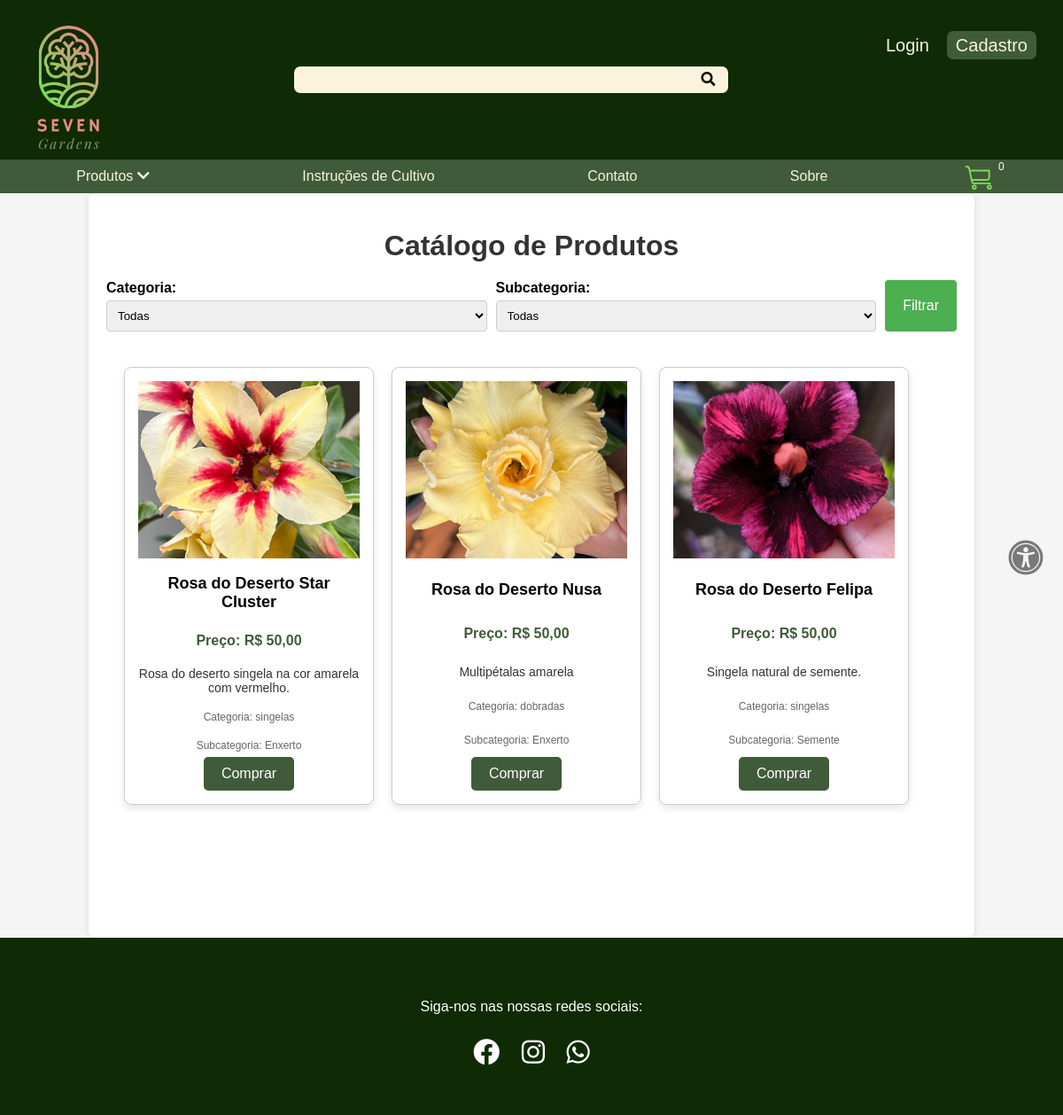
The app's page /Front-end/html/catalogo.php, older data.
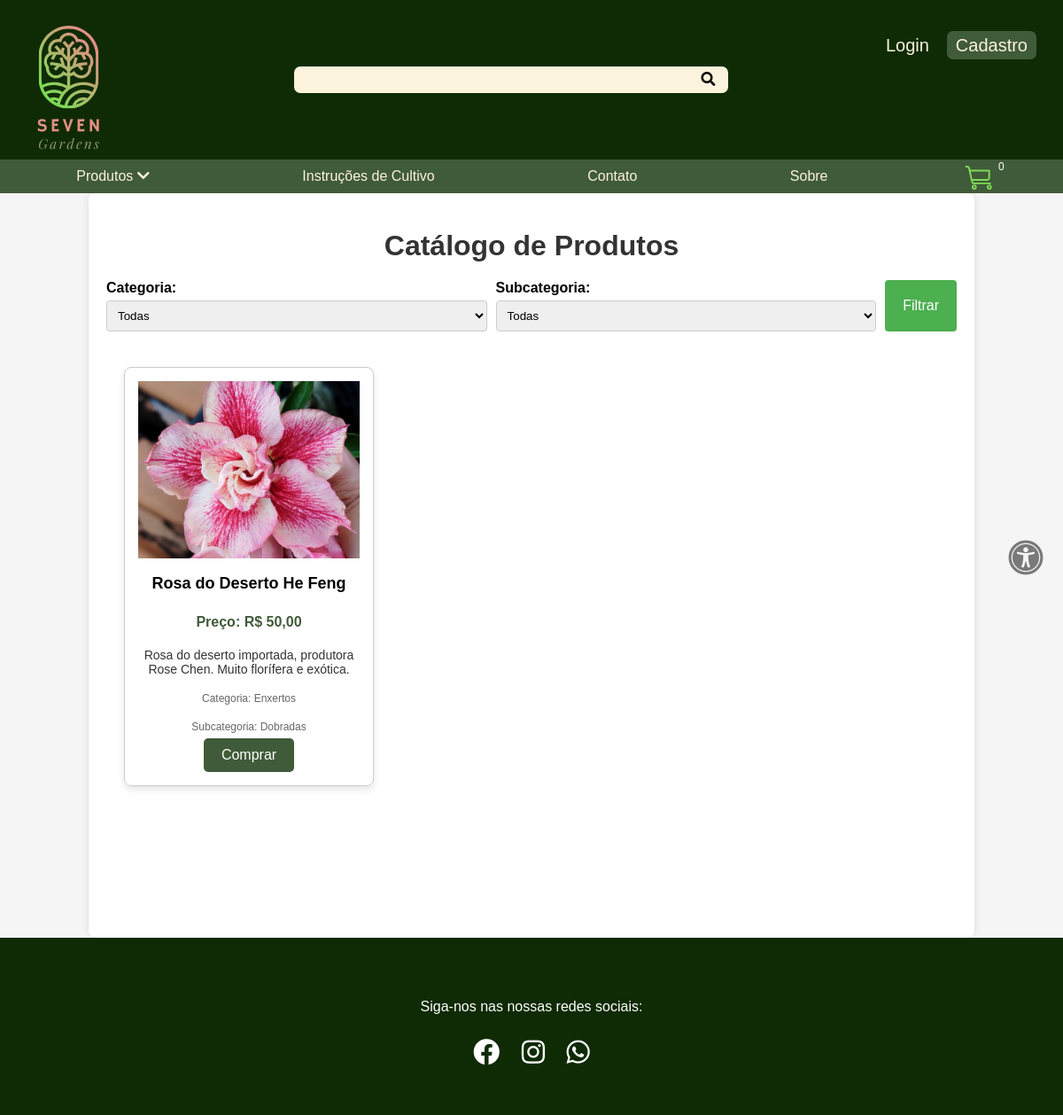
The same page, newer data.
### tables this page shows
CREATE TABLE `produto` (
  `idProduto` int(11) NOT NULL,
  `nome` varchar(100) NOT NULL,
  `preco` decimal(10,2) NOT NULL,
  `descricao` varchar(255) NOT NULL,
  `categoria` varchar(50) NOT NULL,
  `subcategoria` varchar(50) NOT NULL,
  `imagem` varchar(255) DEFAULT NULL
);

### helpers/path_helper.php (called while the page is built)
<?php
function base_url($path = '') {
    return 'http://localhost/Seven_Gardens/' . $path;
}
?>

### Front-end/html/catalogo.php (the view, shortened to what this page needs)
<?php
require_once __DIR__ . '/../../helpers/path_helper.php';
$isUserMasterOrColaborador = isset($_SESSION['usuario_tipo']) && in_array($_SESSION['usuario_tipo'], ['Master', 'Colaborador']);
$query = "SELECT * FROM produto WHERE 1";
$params = [];
$stmt = $pdo->prepare($query);
$stmt->execute($params);
$produtos = $stmt->fetchAll(PDO::FETCH_ASSOC);
?>
<!DOCTYPE html>
<html lang="en">
<head>
  <link rel="stylesheet" href="../css/header.css">
  <link rel="stylesheet" href="../css/Card-produtos.css">
  <link rel="stylesheet" href="../css/catalogo.css">
  <link rel="stylesheet" href="../css/modalEstilos.css">
  <link rel="stylesheet" href="https://cdnjs.cloudflare.com/ajax/libs/font-awesome/5.15.4/css/all.min.css">
</head>
<body>
  <?php include('../../header.php'); ?>
  <div class="container">
    <h1>Catálogo de Produtos</h1>
    <form method="GET" action="catalogo.php">
      <div class="filters">
        <div class="filter">
          <label for="categoria">Categoria:</label>
          <select name="categoria" id="categoria">
            <option value="">Todas</option>
          </select>
        </div>
        <div class="filter">
          <label for="subcategoria">Subcategoria:</label>
          <select name="subcategoria" id="subcategoria">
            <option value="">Todas</option>
          </select>
        </div>
        <button type="submit">Filtrar</button>
      </div>
    </form>
    <div class="bloco-produtos">
      <?php if (isset($produtos) && count($produtos) > 0) : ?>
        <?php foreach ($produtos as $produto) : ?>
          <div class="produto-card">
            <img class="imgProduto" src="../../<?= htmlspecialchars($produto['imagem']) ?>" alt="<?= htmlspecialchars($produto['nome']) ?>">
            <h3><?= htmlspecialchars($produto['nome']) ?></h3>
            <p class='preco'>Preço: R$ <?= number_format($produto['preco'], 2, ',', '.') ?></p>
            <p class='descricao'><?= htmlspecialchars($produto['descricao']) ?></p>
            <p class='categoria'>Categoria: <?= htmlspecialchars($produto['categoria']) ?></p>
            <p class='subcategoria'>Subcategoria: <?= htmlspecialchars($produto['subcategoria']) ?></p>
            <?php if ($isUserMasterOrColaborador) : ?>
              <div>
                <button class='editar-btn' data-id='<?= htmlspecialchars($produto['idProduto']) ?>' data-nome='<?= htmlspecialchars($produto['nome']) ?>' data-preco='<?= htmlspecialchars($produto['preco']) ?>' data-descricao='<?= htmlspecialchars($produto['descricao']) ?>' data-categoria='<?= htmlspecialchars($produto['categoria']) ?>' data-subcategoria='<?= htmlspecialchars($produto['subcategoria']) ?>'>Editar</button>
                <button class='excluir-btn' data-id='<?= htmlspecialchars($produto['idProduto']) ?>'>Excluir</button>
              </div>
            <?php else : ?>
              <button class='comprar-btn' data-id='<?= htmlspecialchars($produto['idProduto']) ?>' onclick="adicionarAoCarrinho(<?= htmlspecialchars($produto['idProduto']) ?>, '<?= htmlspecialchars($produto['nome']) ?>', <?= htmlspecialchars($produto['preco']) ?>, '<?= htmlspecialchars($produto['imagem']) ?>')">Comprar</button>
            <?php endif; ?>
          </div>
        <?php endforeach; ?>
      <?php else : ?>
        <p class="nenhum-produto">Nenhum produto encontrado.</p>
      <?php endif; ?>
    </div>
  </div>
  <section id="accessibility-section">
    <i class="fas fa-universal-access" id="accessibility-icon"></i>
  </section>
  <footer>
    <div class="social-icons">
      <p>Siga-nos nas nossas redes sociais:</p>
      <a href="https://www.facebook.com/profile.php?id=100063959239107" class="icon" target="_blank"><i class="fab fa-facebook"></i></a>
      <a href="https://www.instagram.com/polen_azul?utm_source=ig_web_button_share_sheet&igsh=ZDNlZDc0MzIxNw==" class="icon" target="_blank"><i class="fab fa-instagram"></i></a>
      <a href="https://www.whatsapp.com/catalog/5521981510975/?app_absent=0" class="icon" target="_blank"><i class="fab fa-whatsapp"></i></a>
    </div>
  </footer>
</body>
</html>

### header.php (shortened to what this page needs)
<?php
require_once __DIR__ . '/helpers/path_helper.php';
?>
<header>
  <section class="header">
    <div>
      <a href="<?php echo base_url('index.php'); ?>"><img class="logo" src="<?php echo base_url('Front-end/img/logoatual.svg'); ?>" alt="Logo Seven Gardens" /></a>
    </div>
    <div class="pesquisa-container">
      <input type="search" name="" id="" class="pesquisa" />
      <div class="pesquisa-icon"><i class="fas fa-search"></i></div>
    </div>
    <nav class="nav_a">
      <div class="navegacao">
        <ul>
          <?php if (isset($_SESSION['usuario_id'])) : ?>
            <li class="welcome-logout">
              <span>
                <?php if ($_SESSION['usuario_tipo'] === 'Master' || $_SESSION['usuario_tipo'] === 'Colaborador') : ?>
                  Olá, administrador!
                <?php else : ?>
                  Olá, <?= htmlspecialchars($_SESSION['usuario_nome']) ?>!
                <?php endif; ?>
              </span>
              <a href="<?php echo base_url('Front-end/html/logout.php'); ?>" class="logout">Logout</a>
            </li>
          <?php else : ?>
            <li class="home"><a class="login" href="<?php echo base_url('Front-end/html/Login.php'); ?>">Login</a></li>
            <li class="login"><a href="<?php echo base_url('Front-end/html/Cadastro.php'); ?>" class="cadastro">Cadastro</a></li>
          <?php endif; ?>
        </ul>
      </div>
    </nav>
  </section>
  <section class="opcoes">
    <div class="dropdown">
      <div class="dropbtn">
        <span class="prod_dropdown">Produtos</span> <i class="fas fa-chevron-down"> </i>
      </div>
    </div>
    <div class="menu_btn">
      <a href="<?php echo base_url('Front-end/html/instrucoesCultivo.php'); ?>">Instruções de Cultivo</a>
    </div>
    <div class="menu_btn">
      <a href="<?php echo base_url('Front-end/html/Contato.php'); ?>">Contato</a>
    </div>
    <div class="menu_btn">
      <a href="<?php echo base_url('Front-end/html/Sobre.php'); ?>">Sobre</a>
    </div>
    <div class="cart-icon-container">
      <img src="<?php echo base_url('Front-end/img/iconecar.svg'); ?>" alt="Ícone do carrinho de compras" id="icon" onclick="exibirModalCarrinho()" />
      <span id="cart-counter" class="cart-counter">0</span>
    </div>
  </section>
</header>

### Front-end/css/header.css (style rules this page uses)
.imgProduto { width: 250px; }
.header { height: 180px; background-color: #0f2b05; display: flex; justify-content: space-between; }
.header ul li { list-style-type: none; font-size: 20px; }
.nav_a .navegacao ul li a.login, .nav_a .navegacao ul li a.cadastro { color: #fbf3dc; text-decoration: none; border-radius: 7px; padding: 5px 10px; }
.nav_a .navegacao ul li a.cadastro { background-color: #405b39; }
.navegacao ul { padding: 20px; display: flex; align-items: center; }
.logo { width: 155px; height: 200px; }
.opcoes { justify-content: space-around; display: flex; background: #405b39; height: 38px; align-items: center; font-size: 12px; position: relative; }
#icon { width: 35px; margin-top: 2px; margin-right: 15px; font-size: 20px; color: #7ed957; border-color: #7ed957; }
.pesquisa-container { position: relative; display: inline-block; }
.pesquisa { width: 490px; height: 30px; border-radius: 7px; border: none; background-color: #fbf3dc; margin-top: 75px; margin-left: 30px; }
.pesquisa-icon { position: absolute; right: 15px; top: 50%; transform: translateY(-50%); }
.cadastro { background-color: #405b39; color: #fbf3dc; border-radius: 7px; padding: 4px 10px; text-decoration: none; }
.login { color: #fbf3dc; border-radius: 7px; padding: 4px 10px; text-decoration: none; }
.dropdown { position: relative; display: inline-block; }
.dropbtn { color: #fbf3dc; padding: 10px 20px; font-size: 16px; border: none; cursor: pointer; }
.menu_btn { padding: 10px 20px; border: none; cursor: pointer; }
.menu_btn a { color: #fbf3dc; font-size: 16px; text-decoration: none; }
#icon { float: left; margin-right: 5px; }
.cart-counter { color: white; }
footer { background-color: #0f2b05; height: 200px; position: relative; display: flex; justify-content: center; align-items: center; }
.social-icons { text-align: center; }
.social-icons p { color: #fff; text-align: center; font-size: 16px; }
.social-icons .icon { display: inline-block; margin: 10px 10px 0; font-size: 30px; color: #fff; transition: transform 0.3s ease; }
.fa-universal-access, .fa-moon, .fa-sun { color: #7A7979; }
#accessibility-section { position: fixed; top: 50%; transform: translateY(-50%); right: 2px; z-index: 9999; transition: all 0.3s ease; }
.fa-universal-access { position: fixed; top: 50%; transform: translateY(-50%); right: 20px; z-index: 9999; transition: all 0.3s ease; font-size: 40px; }
.fa-chevron-down { display: inline-block; }

### Front-end/css/Card-produtos.css (style rules this page uses)
.bloco-produtos { display: grid; grid-template-columns: repeat(4, 1fr); gap: 20px; padding: 20px; }
.produto-card { border: 1px solid #ccc; border-radius: 8px; padding: 15px; box-shadow: 0 4px 8px rgba(0, 0, 0, 0.1); font-size: 16px; text-align: center; display: flex; flex-direction: column; justify-content: space-between; align-items: center; transition: box-shadow 0.3s ease; }
.produto-card img.imgProduto { max-height: 200px; object-fit: cover; }
.produto-card h3 { font-size: 18px; margin-bottom: 8px; }
.produto-card p { margin-bottom: 6px; }
.produto-card p.preco { color: #405b39; font-weight: bold; font-size: 16px; }
.produto-card p.descricao { color: #333; font-size: 14px; }
.produto-card p.categoria, .produto-card p.subcategoria { color: #666; font-size: 12px; }
.produto-card .comprar-btn, .editar-btn, .excluir-btn { background-color: #405b39; color: white; border: none; border-radius: 5px; padding: 10px 20px; font-size: 1rem; cursor: pointer; transition: background-color 0.3s ease, transform 0.3s ease; }

Row changes from the older to the newer data that the page shows:
removed produto: imagem (picture), nome "Rosa do Deserto Star Cluster", preco "50,00", descricao "Rosa do deserto singela na cor amarela com vermelho.", categoria "singelas", subcategoria "Enxerto"
removed produto: imagem (picture), nome "Rosa do Deserto Nusa", preco "50,00", descricao "Multipétalas amarela", categoria "dobradas", subcategoria "Enxerto"
removed produto: imagem (picture), nome "Rosa do Deserto Felipa", preco "50,00", descricao "Singela natural de semente.", categoria "singelas", subcategoria "Semente"
added produto: imagem (picture), nome "Rosa do Deserto He Feng", preco "50,00", descricao "Rosa do deserto importada, produtora Rose Chen. Muito florífera e exótica.", categoria "Enxertos", subcategoria "Dobradas"
